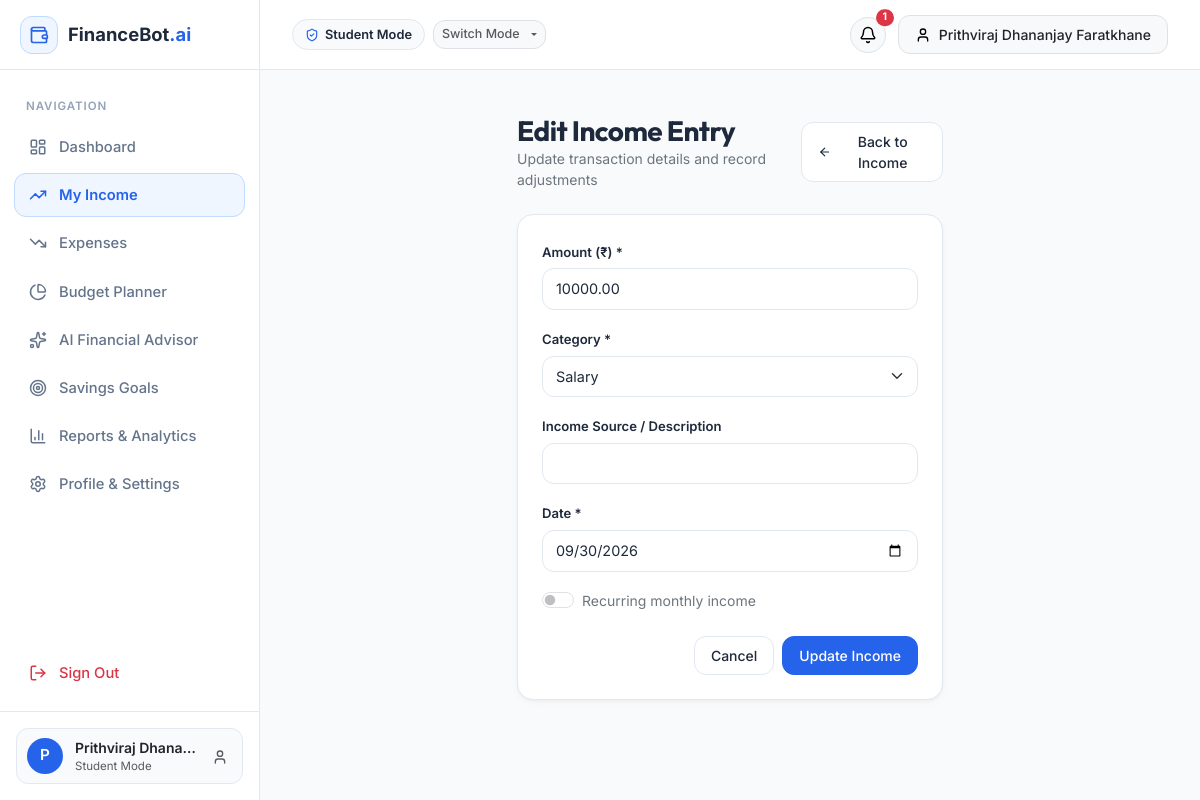
Screenshot of /income/edit/1 (signed in) with the database file from the repository.
### models.py (models this page shows, shortened)
class User(UserMixin, db.Model):
    __tablename__ = 'users'
    id = db.Column(db.Integer, primary_key=True)
    name = db.Column(db.String(100), nullable=False)
    email = db.Column(db.String(120), unique=True, nullable=False, index=True)
    password_hash = db.Column(db.String(255), nullable=False)
    currency = db.Column(db.String(10), default="₹")
    financial_mode = db.Column(db.String(20), default="standard")  # standard, student, freelancer, household
    monthly_allowance = db.Column(db.Numeric(12, 2), default=0.00)  # for student mode
    created_at = db.Column(db.DateTime, default=datetime.utcnow)
    incomes = db.relationship('Income', backref='user', lazy='dynamic', cascade='all, delete-orphan')
    expenses = db.relationship('Expense', backref='user', lazy='dynamic', cascade='all, delete-orphan')
    budgets = db.relationship('Budget', backref='user', lazy='dynamic', cascade='all, delete-orphan')
    savings_goals = db.relationship('SavingsGoal', backref='user', lazy='dynamic', cascade='all, delete-orphan')
    ai_conversations = db.relationship('AIConversation', backref='user', lazy='dynamic', cascade='all, delete-orphan')
    notifications = db.relationship('Notification', backref='user', lazy='dynamic', cascade='all, delete-orphan')

class Income(db.Model):
    __tablename__ = 'incomes'
    id = db.Column(db.Integer, primary_key=True)
    user_id = db.Column(db.Integer, db.ForeignKey('users.id', ondelete='CASCADE'), nullable=False, index=True)
    amount = db.Column(db.Numeric(12, 2), nullable=False)
    category = db.Column(db.String(50), nullable=False)  # Salary, Freelancing, Business, Allowance, Investments, Other
    description = db.Column(db.String(255), nullable=True)
    date = db.Column(db.Date, nullable=False, default=date.today)
    is_recurring = db.Column(db.Boolean, default=False)
    created_at = db.Column(db.DateTime, default=datetime.utcnow)

### routes/income.py (the view, shortened to what this page needs)
@income_bp.route('/income/edit/<int:id>', methods=['GET', 'POST'])
@login_required
def edit(id):
    income = Income.query.filter_by(id=id, user_id=current_user.id).first_or_404()
    form = IncomeForm(obj=income)
    return render_template('income_edit.html', form=form, income=income)

### forms.py
class IncomeForm(FlaskForm):
    amount = DecimalField('Amount', places=2, validators=[DataRequired(), NumberRange(min=0.01, message="Amount must be greater than zero.")])
    category = SelectField('Income Category', choices=INCOME_CATEGORIES, validators=[DataRequired()])
    description = StringField('Source / Description', validators=[Optional(), Length(max=255)])
    date = DateField('Date', default=date.today, validators=[DataRequired()])
    is_recurring = BooleanField('Recurring Monthly Income')
    submit = SubmitField('Save Income')

### templates/income_edit.html (shortened to what this page needs)
{% extends "base.html" %}
{% block content %}
<div class="row justify-content-center">
    <div class="col-md-7 col-lg-6">
        <div class="d-flex align-items-center justify-content-between mb-4">
            <div>
                <h3 class="fw-bold mb-0">Edit Income Entry</h3>
                <p class="text-secondary small mb-0">Update transaction details and record adjustments</p>
            </div>
            <a href="{{ url_for('income.index') }}" class="btn btn-outline-fin btn-sm">
                <i data-lucide="arrow-left"></i> Back to Income
            </a>
        </div>
        <div class="fin-card p-4">
            <form action="{{ url_for('income.edit', id=income.id) }}" method="POST">
                <div class="mb-3">
                    <label class="form-label">Amount ({{ current_user.currency }}) *</label>
                    {{ form.amount(class="form-control form-control-lg", step="0.01", required=True) }}
                </div>
                <div class="mb-3">
                    <label class="form-label">Category *</label>
                    {{ form.category(class="form-select") }}
                </div>
                <div class="mb-3">
                    <label class="form-label">Income Source / Description</label>
                    {{ form.description(class="form-control") }}
                </div>
                <div class="mb-3">
                    <label class="form-label">Date *</label>
                    {{ form.date(class="form-control", type="date") }}
                </div>
                <div class="form-check form-switch mb-4">
                    {{ form.is_recurring(class="form-check-input", id="editRecurringSwitch") }}
                    <label class="form-check-label small text-secondary" for="editRecurringSwitch">Recurring monthly income</label>
                </div>
                <div class="d-flex justify-content-end gap-2">
                    <a href="{{ url_for('income.index') }}" class="btn btn-outline-fin btn-sm">Cancel</a>
                    <button type="submit" class="btn btn-primary-fin btn-sm">Update Income</button>
                </div>
            </form>
        </div>
    </div>
</div>
{% endblock %}

### templates/base.html (shortened to what this page needs)
<!DOCTYPE html>
<html lang="en">
<head>
    <link href="https://cdn.jsdelivr.net/npm/bootstrap@5.3.3/dist/css/bootstrap.min.css" rel="stylesheet">
    <link href="https://cdn.jsdelivr.net/npm/bootstrap-icons@1.11.3/font/bootstrap-icons.min.css" rel="stylesheet">
    <link rel="stylesheet" href="{{ url_for('static', filename='css/style.css') }}">
</head>
<body>
{% if current_user.is_authenticated %}
<div class="app-container">
    <aside class="app-sidebar">
        <div class="sidebar-header">
            <a href="{{ url_for('dashboard.index') }}" class="brand-badge">
                <div class="brand-icon-box">
                    <i data-lucide="wallet"></i>
                </div>
                <span>FinanceBot<span style="color: var(--color-primary);">.ai</span></span>
            </a>
        </div>
        <div class="sidebar-menu">
            <div class="sidebar-label">Navigation</div>
            <a href="{{ url_for('dashboard.index') }}" class="nav-link-custom {% if request.endpoint == 'dashboard.index' %}active{% endif %}" id="nav-dashboard">
                <i data-lucide="layout-dashboard"></i>
                <span>Dashboard</span>
            </a>
            <a href="{{ url_for('income.index') }}" class="nav-link-custom {% if request.endpoint in ['income.index', 'income.edit'] %}active{% endif %}" id="nav-income">
                <i data-lucide="trending-up"></i>
                <span>My Income</span>
            </a>
            <a href="{{ url_for('expenses.index') }}" class="nav-link-custom {% if request.endpoint in ['expenses.index', 'expenses.edit', 'expenses.transactions'] %}active{% endif %}" id="nav-expenses">
                <i data-lucide="trending-down"></i>
                <span>Expenses</span>
            </a>
            <a href="{{ url_for('budgets.index') }}" class="nav-link-custom {% if request.endpoint == 'budgets.index' %}active{% endif %}" id="nav-budgets">
                <i data-lucide="pie-chart"></i>
                <span>Budget Planner</span>
            </a>
            <a href="{{ url_for('ai_advisor.index') }}" class="nav-link-custom {% if request.endpoint == 'ai_advisor.index' %}active{% endif %}" id="nav-ai-advisor">
                <i data-lucide="sparkles"></i>
                <span>AI Financial Advisor</span>
            </a>
            <a href="{{ url_for('savings.index') }}" class="nav-link-custom {% if request.endpoint in ['savings.index', 'savings.edit'] %}active{% endif %}" id="nav-savings">
                <i data-lucide="target"></i>
                <span>Savings Goals</span>
            </a>
            <a href="{{ url_for('reports.index') }}" class="nav-link-custom {% if request.endpoint == 'reports.index' %}active{% endif %}" id="nav-reports">
                <i data-lucide="bar-chart-3"></i>
                <span>Reports & Analytics</span>
            </a>
            <a href="{{ url_for('auth.settings') }}" class="nav-link-custom {% if request.endpoint in ['auth.settings', 'auth.profile'] %}active{% endif %}" id="nav-settings">
                <i data-lucide="settings"></i>
                <span>Profile & Settings</span>
            </a>
            <div class="mt-auto pt-3">
                <a href="{{ url_for('auth.logout') }}" class="nav-link-custom text-danger" style="margin-top: 10px;">
                    <i data-lucide="log-out" class="text-danger"></i>
                    <span>Sign Out</span>
                </a>
            </div>
        </div>
        <div class="sidebar-footer">
            <div class="user-mini-card">
                <div class="user-avatar">{{ current_user.name[0] | upper }}</div>
                <div class="overflow-hidden flex-grow-1">
                    <div class="text-dark small fw-semibold text-truncate">{{ current_user.name }}</div>
                    <div class="text-muted" style="font-size: 0.72rem;">{{ current_user.financial_mode.title() }} Mode</div>
                </div>
                <a href="{{ url_for('auth.profile') }}" class="text-muted p-1" title="User Profile">
                    <i data-lucide="user" style="width: 16px; height: 16px;"></i>
                </a>
            </div>
        </div>
    </aside>
    <div class="app-main">
        <header class="app-topbar">
            <div class="d-flex align-items-center gap-3">
                <div class="d-flex align-items-center gap-2">
                    <span class="mode-badge">
                        <i data-lucide="shield-check"></i>
                        {{ current_user.financial_mode.title() }} Mode
                    </span>
                    <div class="dropdown">
                        <button class="btn btn-sm btn-light border dropdown-toggle py-1 px-2 text-muted" style="font-size: 0.78rem;" type="button" data-bs-toggle="dropdown">
                            Switch Mode
                        </button>
                    </div>
                </div>
            </div>
            <div class="topbar-actions">
                <div class="dropdown">
                    <button class="btn btn-light position-relative rounded-circle p-2 border" type="button" data-bs-toggle="dropdown" aria-expanded="false" title="Notifications">
                        <i data-lucide="bell" style="width: 18px; height: 18px;"></i>
                        {% if unread_notifications_count > 0 %}
                        <span class="position-absolute top-0 start-100 translate-middle badge rounded-pill bg-danger" style="font-size: 0.65rem;">
                            {{ unread_notifications_count }}
                        </span>
                        {% endif %}
                    </button>
                </div>
                <a href="{{ url_for('auth.profile') }}" class="btn btn-light border btn-sm d-flex align-items-center gap-2">
                    <i data-lucide="user" style="width: 16px; height: 16px;"></i>
                    <span class="d-none d-md-inline text-dark">{{ current_user.name }}</span>
                </a>
            </div>
        </header>
        <div class="px-4 pt-3">
        </div>
        <main class="page-body">
            {% block content %}{% endblock %}
        </main>
    </div>
</div>
{% endif %}
</body>
</html>

### rows the page displays
User: name "P", name "Prithviraj Dhana…", financial_mode "Student", name "Prithviraj Dhananjay Faratkhane", currency "₹"
Income: amount "10000.00", category "Salary", date "09/30/2026"

### other values shown
{{ unread_notifications_count }} "1"
